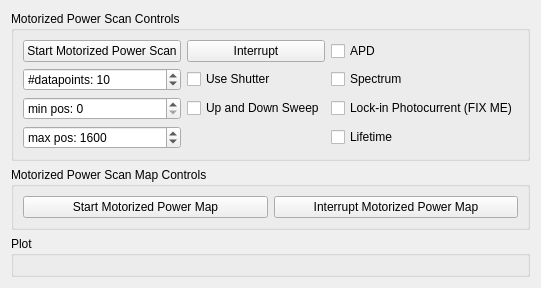
      <widget class="QWidget" name="power_scan_tab">
       <attribute name="title">
        <string>Power Scan</string>
       </attribute>
       <layout class="QVBoxLayout" name="verticalLayout_18" stretch="0,0,0">
        <item>
         <widget class="QGroupBox" name="groupBox_10">
          <property name="sizePolicy">
           <sizepolicy hsizetype="Expanding" vsizetype="Fixed">
            <horstretch>0</horstretch>
            <verstretch>0</verstretch>
           </sizepolicy>
          </property>
          <property name="title">
           <string>Motorized Power Scan Controls</string>
          </property>
          <layout class="QGridLayout" name="gridLayout_14">
           <item row="0" column="3">
            <widget class="QCheckBox" name="power_scan_motorized_collect_apd_checkBox">
             <property name="enabled">
              <bool>true</bool>
             </property>
             <property name="text">
              <string>APD</string>
             </property>
            </widget>
           </item>
           <item row="2" column="1">
            <widget class="QDoubleSpinBox" name="power_scan_motorized_min_doubleSpinBox">
             <property name="prefix">
              <string>min pos: </string>
             </property>
             <property name="decimals">
              <number>0</number>
             </property>
             <property name="maximum">
              <double>3200.000000000000000</double>
             </property>
            </widget>
           </item>
           <item row="0" column="2">
            <widget class="QPushButton" name="power_scan_motorized_interrupt_pushButton">
             <property name="text">
              <string>Interrupt</string>
             </property>
            </widget>
           </item>
           <item row="3" column="1">
            <widget class="QDoubleSpinBox" name="power_scan_motorized_max_doubleSpinBox">
             <property name="correctionMode">
              <enum>QAbstractSpinBox::CorrectToNearestValue</enum>
             </property>
             <property name="prefix">
              <string>max pos: </string>
             </property>
             <property name="suffix">
              <string/>
             </property>
             <property name="decimals">
              <number>0</number>
             </property>
             <property name="minimum">
              <double>-3600.000000000000000</double>
             </property>
             <property name="maximum">
              <double>3600.000000000000000</double>
             </property>
             <property name="singleStep">
              <double>1.000000000000000</double>
             </property>
             <property name="value">
              <double>1600.000000000000000</double>
             </property>
            </widget>
           </item>
           <item row="1" column="1">
            <widget class="QDoubleSpinBox" name="power_scan_motorized_ndatapoints_doubleSpinBox">
             <property name="prefix">
              <string>#datapoints: </string>
             </property>
             <property name="suffix">
              <string/>
             </property>
             <property name="decimals">
              <number>0</number>
             </property>
             <property name="maximum">
              <double>1000000.000000000000000</double>
             </property>
             <property name="value">
              <double>10.000000000000000</double>
             </property>
            </widget>
           </item>
           <item row="1" column="2">
            <widget class="QCheckBox" name="power_scan_motorized_use_shutter_checkBox">
             <property name="text">
              <string>Use Shutter</string>
             </property>
            </widget>
           </item>
           <item row="0" column="1">
            <widget class="QPushButton" name="power_scan_motorized_start_pushButton">
             <property name="text">
              <string>Start Motorized Power Scan</string>
             </property>
            </widget>
           </item>
           <item row="1" column="3">
            <widget class="QCheckBox" name="power_scan_motorized_collect_spectrum_checkBox">
             <property name="text">
              <string>Spectrum</string>
             </property>
            </widget>
           </item>
           <item row="2" column="3">
            <widget class="QCheckBox" name="power_scan_motorized_collect_lockin_checkBox">
             <property name="text">
              <string>Lock-in Photocurrent (FIX ME)</string>
             </property>
            </widget>
           </item>
           <item row="3" column="3">
            <widget class="QCheckBox" name="power_scan_motorized_collect_lifetime_checkBox">
             <property name="text">
              <string>Lifetime</string>
             </property>
            </widget>
           </item>
           <item row="2" column="2">
            <widget class="QCheckBox" name="power_scan_motorized_up_and_down_sweep_checkBox">
             <property name="text">
              <string>Up and Down Sweep</string>
             </property>
            </widget>
           </item>
          </layout>
         </widget>
        </item>
        <item>
         <widget class="QGroupBox" name="groupBox_13">
          <property name="sizePolicy">
           <sizepolicy hsizetype="Preferred" vsizetype="Fixed">
            <horstretch>0</horstretch>
            <verstretch>0</verstretch>
           </sizepolicy>
          </property>
          <property name="title">
           <string>Motorized Power Scan Map Controls</string>
          </property>
          <layout class="QHBoxLayout" name="horizontalLayout_5">
           <item>
            <widget class="QPushButton" name="power_scan_motorized_map_start_pushButton">
             <property name="text">
              <string>Start Motorized Power Map</string>
             </property>
            </widget>
           </item>
           <item>
            <widget class="QPushButton" name="power_scan_motorized_map_interrupt_pushButton">
             <property name="text">
              <string>Interrupt Motorized Power Map</string>
             </property>
            </widget>
           </item>
          </layout>
         </widget>
        </item>
        <item>
         <widget class="QGroupBox" name="power_scan_plot_widget">
          <property name="title">
           <string>Plot</string>
          </property>
          <layout class="QVBoxLayout" name="verticalLayout_19"/>
         </widget>
        </item>
       </layout>
      </widget>
